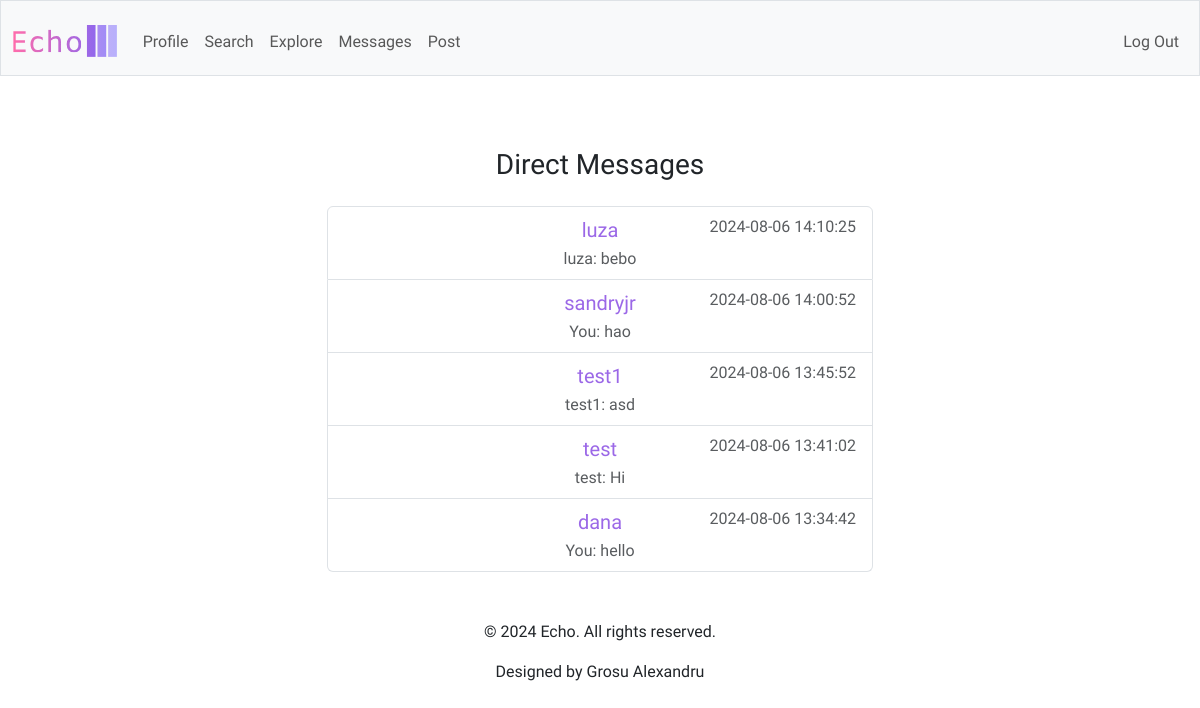
Page /messages (signed in) on the committed database.
### tables this page shows
CREATE TABLE conversations (
    id INTEGER PRIMARY KEY AUTOINCREMENT,
    created_at TIMESTAMP DEFAULT CURRENT_TIMESTAMP
);

### app.py (the view)
@app.route('/messages')
@login_required
def messages():
    user_id = session['user_id']
    conversations = db.execute('''
        SELECT c.id, u.username,
               MAX(m.created_at) AS last_message_time,
               lm.content AS last_message,
               lm.sender_username AS last_message_sender
        FROM conversations c
        JOIN conversation_participants cp1 ON c.id = cp1.conversation_id
        JOIN conversation_participants cp2 ON c.id = cp2.conversation_id
        JOIN users u ON cp2.user_id = u.id
        LEFT JOIN messages m ON c.id = m.conversation_id
        LEFT JOIN (
            SELECT m2.conversation_id,
                   m2.content,
                   u2.username AS sender_username
            FROM messages m2
            JOIN users u2 ON u2.id = m2.sender_id
            WHERE m2.created_at = (
                SELECT MAX(m3.created_at)
                FROM messages m3
                WHERE m3.conversation_id = m2.conversation_id
            )
        ) lm ON c.id = lm.conversation_id
        WHERE cp1.user_id = ?
          AND cp2.user_id != cp1.user_id
          AND NOT EXISTS (
              SELECT 1 FROM blocks b
              WHERE b.blocker_id = cp1.user_id AND b.blocked_id = cp2.user_id
          )
        GROUP BY c.id, u.username, lm.content, lm.sender_username
        ORDER BY last_message_time DESC
    ''', user_id)
    return render_template('messages.html', conversations=conversations)

### app.py (called while the page is built)
@app.after_request
def after_request(response):
    response.headers["Cache-Control"] = "no-cache, no-store, must-revalidate"
    response.headers["Expires"] = 0
    response.headers["Pragma"] = "no-cache"
    return response

### helpers.py (called while the page is built)
def login_required(f):
    @wraps(f)
    def decorated_function(*args, **kwargs):
        if session.get("user_id") is None:
            return redirect("/login")
        return f(*args, **kwargs)
    return decorated_function

### templates/messages.html (shortened to what this page needs)
{% extends "layout.html" %}
{% block main %}
    <div class="container">
        <h3 class="my-4">Direct Messages</h3>
        {% if conversations %}
            <ul class="list-group mx-auto w-50">
                {% for conversation in conversations %}
                    <li class="list-group-item position-relative">
                        <a href="{{ url_for('conversation', conversation_id=conversation['id']) }}" class="purple text-decoration-none position-absolute start-50 translate-middle-x fs-5">
                            {{ conversation['username'] }}
                        </a>
                        <span class="text-muted position-relative float-end">{{ conversation['last_message_time'] }}</span>
                        <br>
                        <div class="mt-2 text-muted position-relative text-center text-truncate" style="max-width: 100%;">
                            {% if conversation['last_message_sender'] == session['username'] %}
                                You: {{ conversation['last_message'] }}
                            {% else %}
                                {{ conversation['last_message_sender'] }}: {{ conversation['last_message'] }}
                            {% endif %}
                        </div>
                    </li>
                {% endfor %}
            </ul>
        {% else %}
            <div class="d-flex justify-content-center align-items-center" style="height: 300px;">
                <p class="text-center text-muted">You don’t have any direct messages yet. Start a conversation with someone to get chatting!</p>
            </div>
        {% endif %}
    </div>
{% endblock %}

### static/styles.css (style rules this page uses)
body { font-family: "Amiko", sans-serif; }
.purple { color: #9b68e7; }

### rows in the picture
conversations: username "luza", last_message_time "2024-08-06 14:10:25", last_message_sender "luza", last_message "bebo"
conversations: username "sandryjr", last_message_time "2024-08-06 14:00:52", last_message "hao"
conversations: username "test1", last_message_time "2024-08-06 13:45:52", last_message_sender "test1", last_message "asd"
conversations: username "test", last_message_time "2024-08-06 13:41:02", last_message_sender "test", last_message "Hi"
conversations: username "dana", last_message_time "2024-08-06 13:34:42", last_message "hello"
